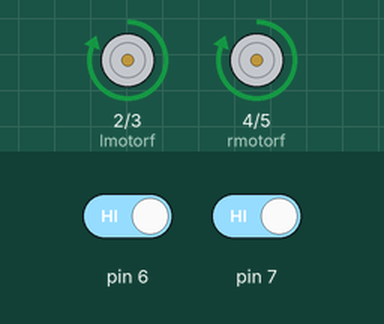
The sketch below on a simulated Arduino Uno, built with avr-gcc and run on an emulated ATmega328P. Parts: motor-driver pin pairs drawn as motors (green arrow = first pin HIGH = forward, orange = second pin HIGH = backward, longer = more drive). The test bench sets the inputs (shaded band); at power-on: pin 6 HIGH, pin 7 HIGH.

Above: at 1.2 s.
1.3 s: pin 6 driven LOW
At 2.1 s:
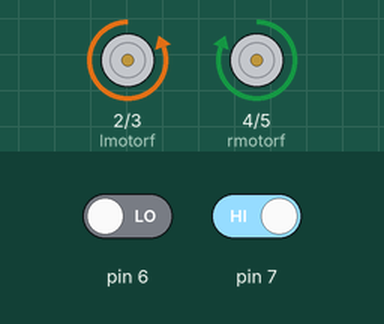
2.8 s: pin 7 driven LOW
At 3.3 s:
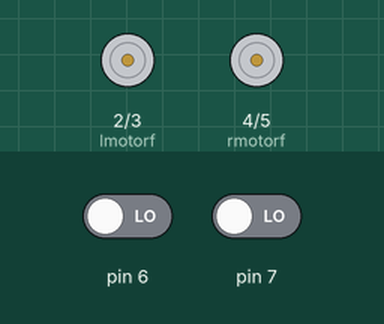
4.3 s: pin 6 driven HIGH
At 5.5 s:
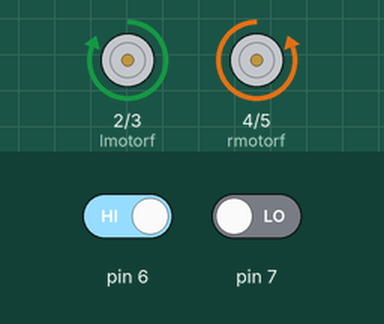
5.8 s: pin 7 driven HIGH
At 6.8 s:
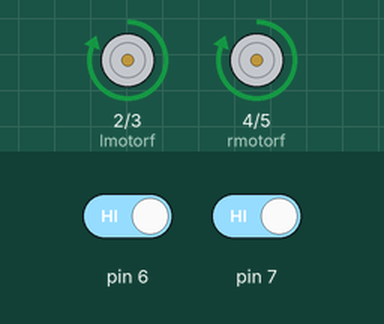
Timing chart, 0 to 8.3 s (numbered marks = the images above; inputs shaded):
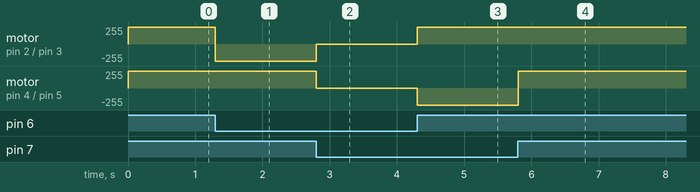

Measured:
- after the input at 1.3 s, motor on pin 2 (lmotorf) / pin 3 (lmotorb): forward 255/255 → backward 255/255 at once
- after the input at 2.8 s, motor on pin 2 (lmotorf) / pin 3 (lmotorb): backward 255/255 → stopped at once; motor on pin 4 (rmotorf) / pin 5 (rmotorb): forward 255/255 → stopped at once
- after the input at 4.3 s, motor on pin 2 (lmotorf) / pin 3 (lmotorb): stopped → forward 255/255 at once; motor on pin 4 (rmotorf) / pin 5 (rmotorb): stopped → backward 255/255 at once
- after the input at 5.8 s, motor on pin 4 (rmotorf) / pin 5 (rmotorb): backward 255/255 → forward 255/255 at once

The sketch:

linefollower.ino
```cpp
#define lmotorf 2
#define lmotorb 3
#define rmotorf 4
#define rmotorb 5


void setup()
{
  pinMode(2,OUTPUT);
  pinMode(3,OUTPUT);
  pinMode(4,OUTPUT);
  pinMode(5,OUTPUT);
  pinMode(6,INPUT);
  pinMode(7,INPUT);
  Serial.begin(9600);
}

void loop()
{
  int lsensor=digitalRead(6);
  int rsensor=digitalRead(7);
  if((lsensor==LOW)&&(rsensor==LOW))
  {
    digitalWrite(lmotorf,LOW);
    digitalWrite(rmotorf,LOW);
    digitalWrite(lmotorb,LOW);
    digitalWrite(rmotorb,LOW);
  }
  else if((lsensor==HIGH)&&(rsensor==LOW))
  {
    digitalWrite(lmotorf,HIGH);
    digitalWrite(rmotorf,LOW);
    digitalWrite(lmotorb,LOW);
    digitalWrite(rmotorb,HIGH);
  }
  else if((lsensor==LOW)&&(rsensor==HIGH))
  {
    digitalWrite(lmotorf,LOW);
    digitalWrite(rmotorf,HIGH);
    digitalWrite(lmotorb,HIGH);
    digitalWrite(rmotorb,LOW);
  }
  else
  {
    digitalWrite(lmotorf,HIGH);
    digitalWrite(rmotorf,HIGH);
    digitalWrite(lmotorb,LOW);
    digitalWrite(rmotorb,LOW);
  }
  delay(50);
  }
```
